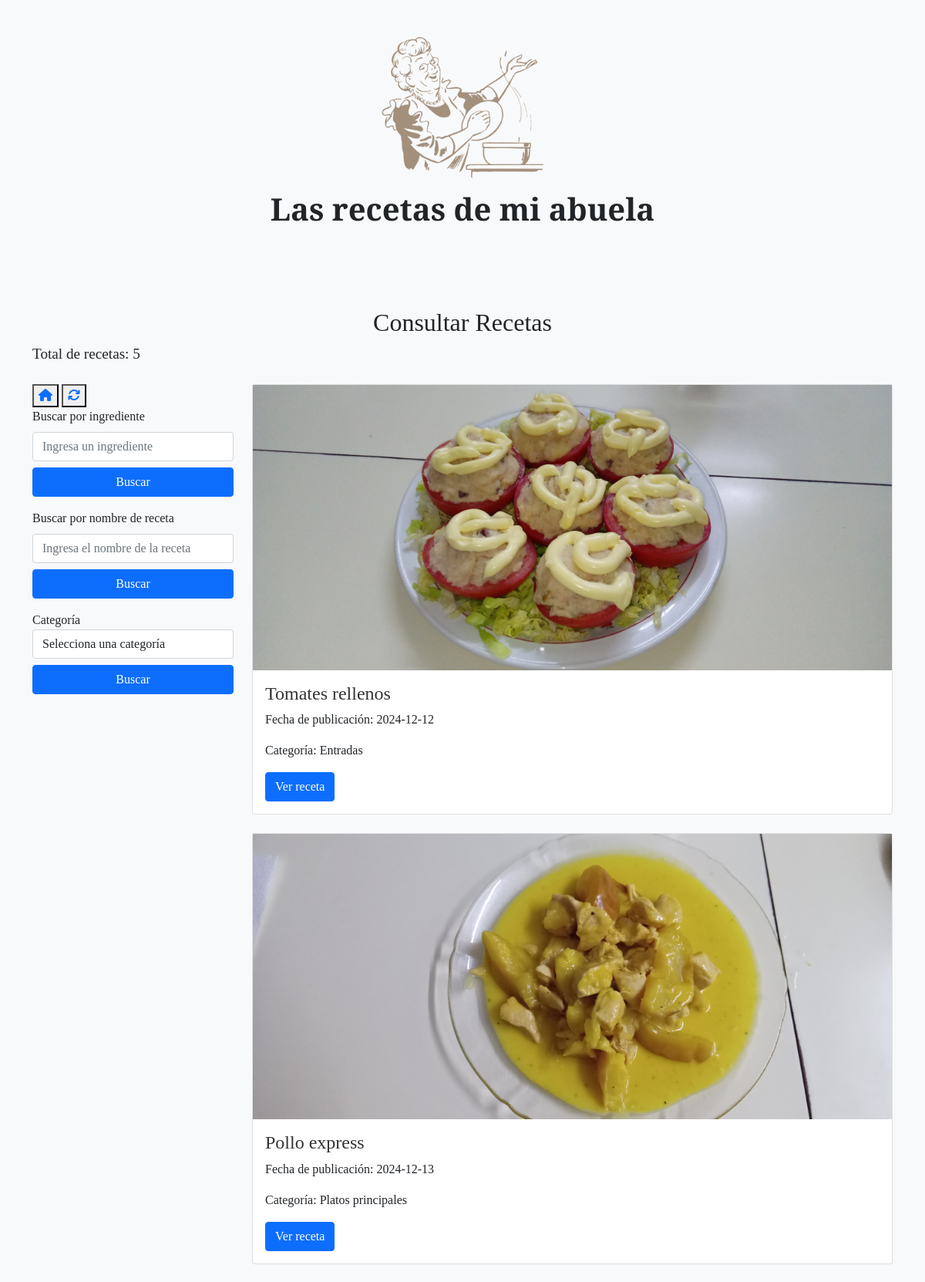
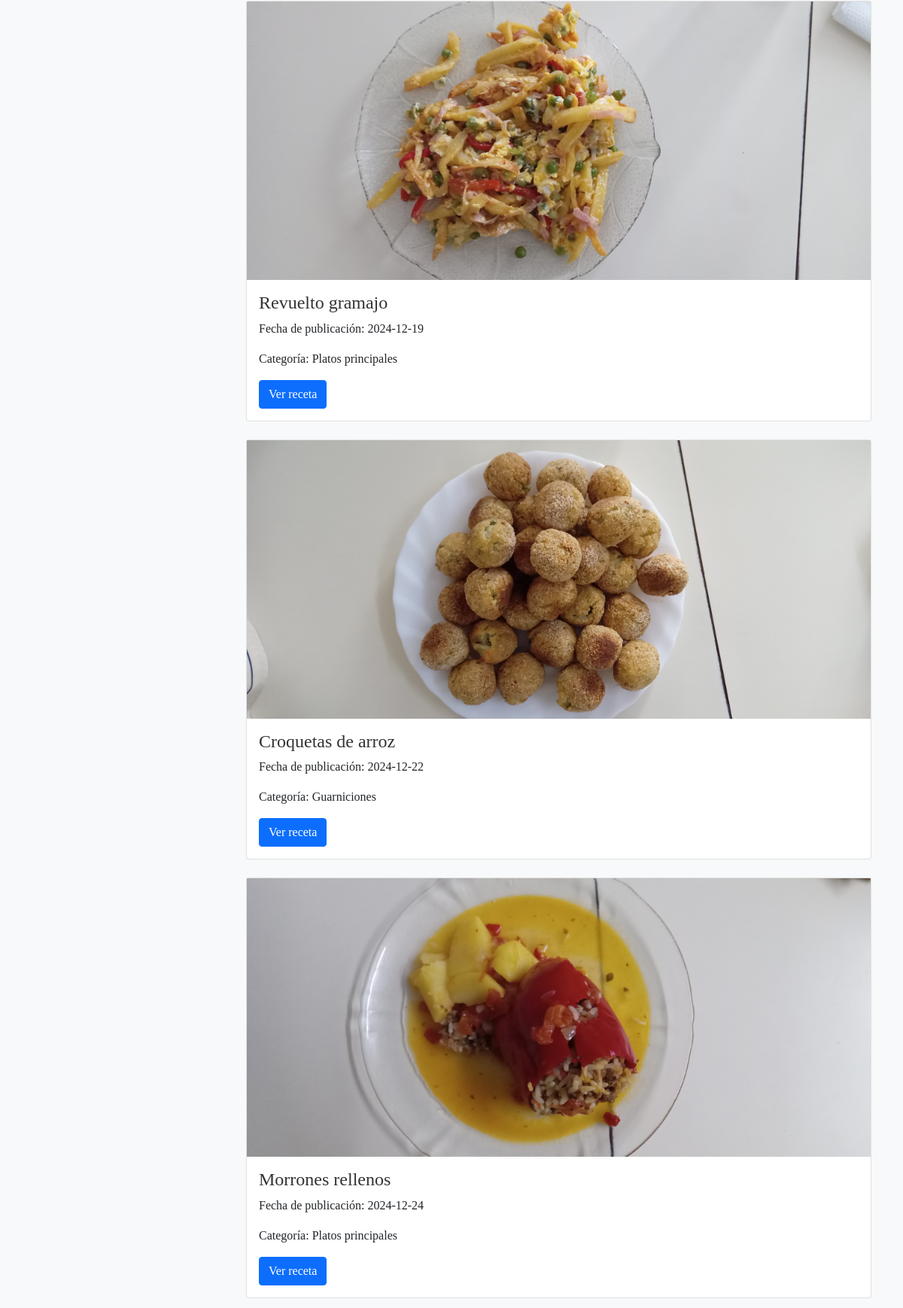
/consultar_recetas (upper part), run on the app's committed database (2 pictures, top to bottom).
### modelo_orm.py (models this page shows)
class BaseModel(Model):
    class Meta:
        database = db

class Receta(BaseModel):
    id_receta = AutoField(primary_key=True)
    nombre_receta = CharField()
    imagen_receta = CharField()  # Ruta de la imagen
    ingredientes = CharField()
    preparacion = CharField()
    fecha_publicacion = DateField(default=date.today)  # Fecha automática
    categoria = ForeignKeyField(Categoria, backref='recetas')

class Categoria(BaseModel):
    nombre_categoria = CharField(unique=True)

### modelo_orm.py (the view)
@app.route('/consultar_recetas', methods=['GET'])
def consultar_recetas():
    ingrediente = request.args.get('ingredients')
    nombre_receta = request.args.get('recipeName')
    categoria = request.args.get('category')
    page = int(request.args.get('page', 1))  # Página actual, por defecto la 1
    recetas_por_pagina = 5
    offset = (page - 1) * recetas_por_pagina
    query = Receta.select()
    countRecipes = query.count()
    if ingrediente:
        query = query.where(Receta.ingredientes.contains(ingrediente))
        countRecipes = query.count()
    if nombre_receta:
        query = query.where(Receta.nombre_receta.contains(nombre_receta))
        countRecipes = query.count()
    if categoria:
        query = query.join(Categoria).where(Categoria.nombre_categoria == categoria)
        countRecipes = query.count()
    recetas = list(query.limit(recetas_por_pagina).offset(offset))
    total_recetas = query.count()
    total_paginas = (total_recetas // recetas_por_pagina) + (1 if total_recetas % recetas_por_pagina > 0 else 0)
    categorias = Categoria.select()
    return render_template('Consultar_recetas.html', recetas=recetas, page=page, total_paginas=total_paginas, categorias=categorias, countRecipes=countRecipes)

### templates/Consultar_recetas.html (shortened to what this page needs)
<!DOCTYPE html>
<html lang="es">
<head>
  <link href="https://cdn.jsdelivr.net/npm/bootstrap@5.0.0-beta3/dist/css/bootstrap.min.css" rel="stylesheet" />
  <link href="../static/styles.css" rel="stylesheet" type="text/css" />
</head>
<body>
  <header class="text-center py-5">
    <img alt="Logo de Las recetas de mi abuela" aria-label="Logo de Las recetas de mi abuela" src="../static/abuela_cocina.png" width="210" />
    <h1 class="mt-3">Las recetas de mi abuela</h1>
  </header>
  <main class="container mt-5">
    <h2 class="text-center">Consultar Recetas</h2>
    <p>Total de recetas: {{ countRecipes }}</p>
    <div class="row mt-4">
      <div class="col-md-3">
        <button onclick="window.location.href='/';"><i class="fa-solid fa-house" style="color: #0d6efd;"></i></button> <button onclick="window.location.href='consultar_recetas';"><i class="fa-solid fa-arrows-rotate" style="color: #0d6efd;"></i></button>
        <form id="form-buscar-ingrediente" action="{{ url_for('consultar_recetas') }}" method="GET">
          <div class="mb-3">
            <label for="ingredients" class="form-label">Buscar por ingrediente</label>
            <input type="text" class="form-control" id="ingrediente" name="ingredients" placeholder="Ingresa un ingrediente" value="{{ request.args.get('ingredients', '') }}" />
            <button type="submit" class="btn btn-primary mt-2 w-100">Buscar</button>
          </div>
        </form>
        <form id="form-buscar-nombre" action="{{ url_for('consultar_recetas') }}" method="GET">
          <div class="mb-3">
            <label for="recipeName" class="form-label">Buscar por nombre de receta</label>
            <input type="text" class="form-control" id="nombre-receta" name="recipeName" placeholder="Ingresa el nombre de la receta" value="{{ request.args.get('recipeName', '') }}" />
            <button type="submit" class="btn btn-primary mt-2 w-100">Buscar</button>
          </div>
        </form>
        <form id="form-buscar-categoria" action="{{ url_for('consultar_recetas') }}" method="GET">
          <div class="form-group">
            <label for="category">Categoría</label>
            <select class="form-control" id="category" name="category" required>
              <option value="" selected>Selecciona una categoría</option>
            </select>
            <button type="submit" class="btn btn-primary mt-2 w-100">Buscar</button>
          </div>
        </form>
      </div>
      <div class="col-md-9">
        <div id="resultado-recetas">
          {% if recetas %}
            {% for receta in recetas %}
              <div class="card mb-4">
                <img src="{{ url_for('static', filename='uploads/' + receta.imagen_receta) }}" alt="{{ receta.nombre_receta }}">
                <div class="card-body">
                  <h5 class="card-title">{{ receta.nombre_receta }}</h5>
                  <p class="card-text">Fecha de publicación: {{ receta.fecha_publicacion }}</p>
                  <p class="card-text">Categoría: {{ receta.categoria.nombre_categoria }}</p>
                  <a href="{{ url_for('ver_receta', id_receta=receta.id_receta) }}" class="btn btn-primary">Ver receta</a>
                </div>
              </div>
            {% endfor %}
          {% else %}
            <p>¡Lo siento! No encontré ninguna receta.</p>
          {% endif %}
        </div>
      </div>
    </div>
  </main>
</body>
</html>

### static/styles.css (style rules this page uses)
body { font-family: 'Playfair Display', serif; background-color: #f8f9fa; }
h1 { font-size: 2.5rem; font-weight: 700; }
h1, h2, h3, h4, h5, h6, li, button { font-family: 'Playfair Display', serif; }
p { font-size: 1.2rem; }
.btn { font-size: 1rem; }
p { font-size: 1.2rem; margin-bottom: 1rem; }
img { max-width: 100%; height: auto; }
.card-title { font-size: 1.5rem; color: #333; }
.card-text { font-size: 1rem; line-height: 1.5; }

### data on the page
Receta: imagen_receta (picture), nombre_receta "Tomates rellenos", fecha_publicacion "2024-12-12", categoria.nombre_categoria "Entradas"
Receta: imagen_receta (picture), nombre_receta "Pollo express", fecha_publicacion "2024-12-13", categoria.nombre_categoria "Platos principales"
Receta: imagen_receta (picture), nombre_receta "Revuelto gramajo", fecha_publicacion "2024-12-19", categoria.nombre_categoria "Platos principales"
Receta: imagen_receta (picture), nombre_receta "Croquetas de arroz", fecha_publicacion "2024-12-22", categoria.nombre_categoria "Guarniciones"
Receta: imagen_receta (picture), nombre_receta "Morrones rellenos", fecha_publicacion "2024-12-24", categoria.nombre_categoria "Platos principales"

### other printed values
{{ countRecipes }} "5"
